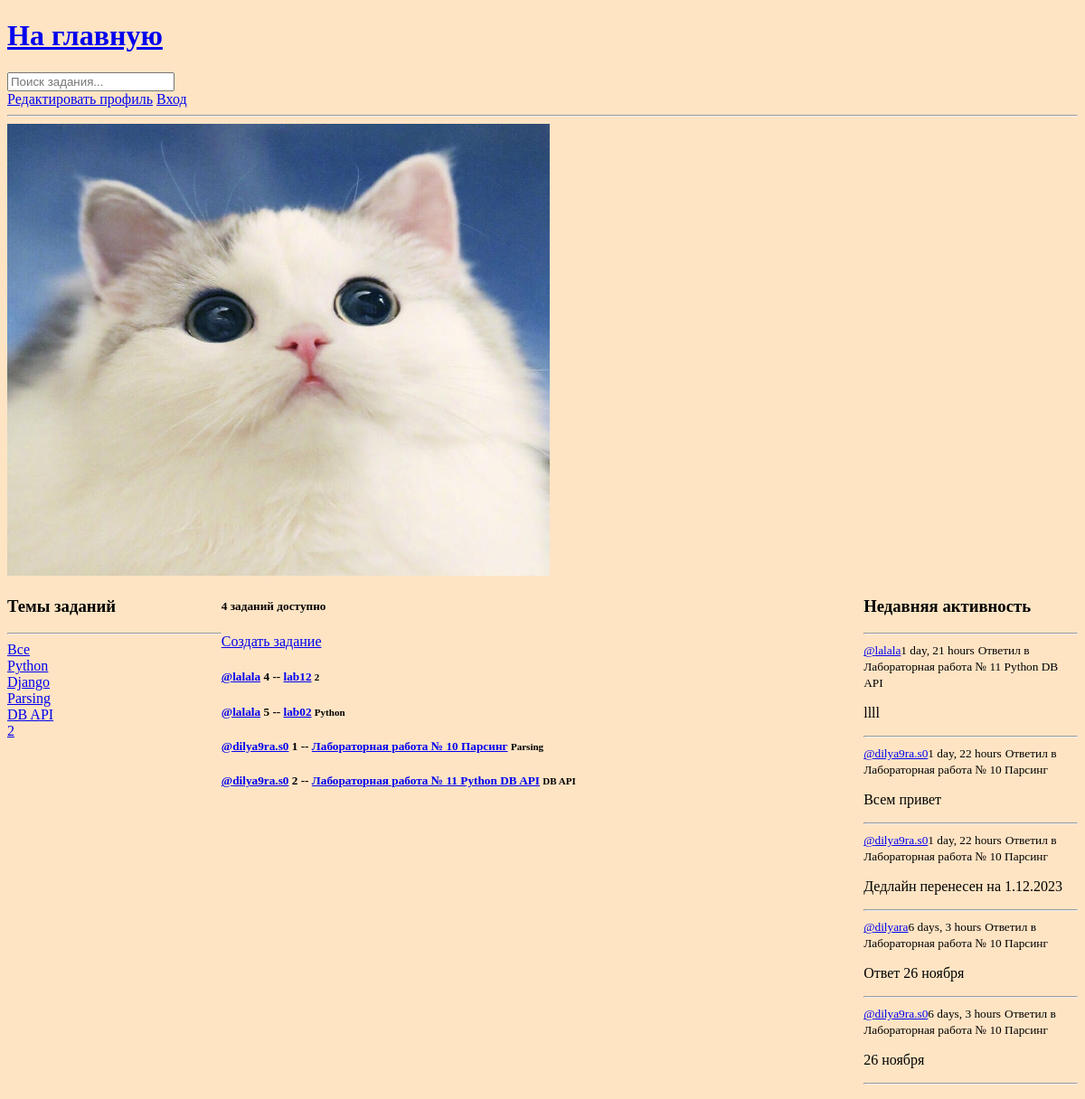
Before: / with the older database file.
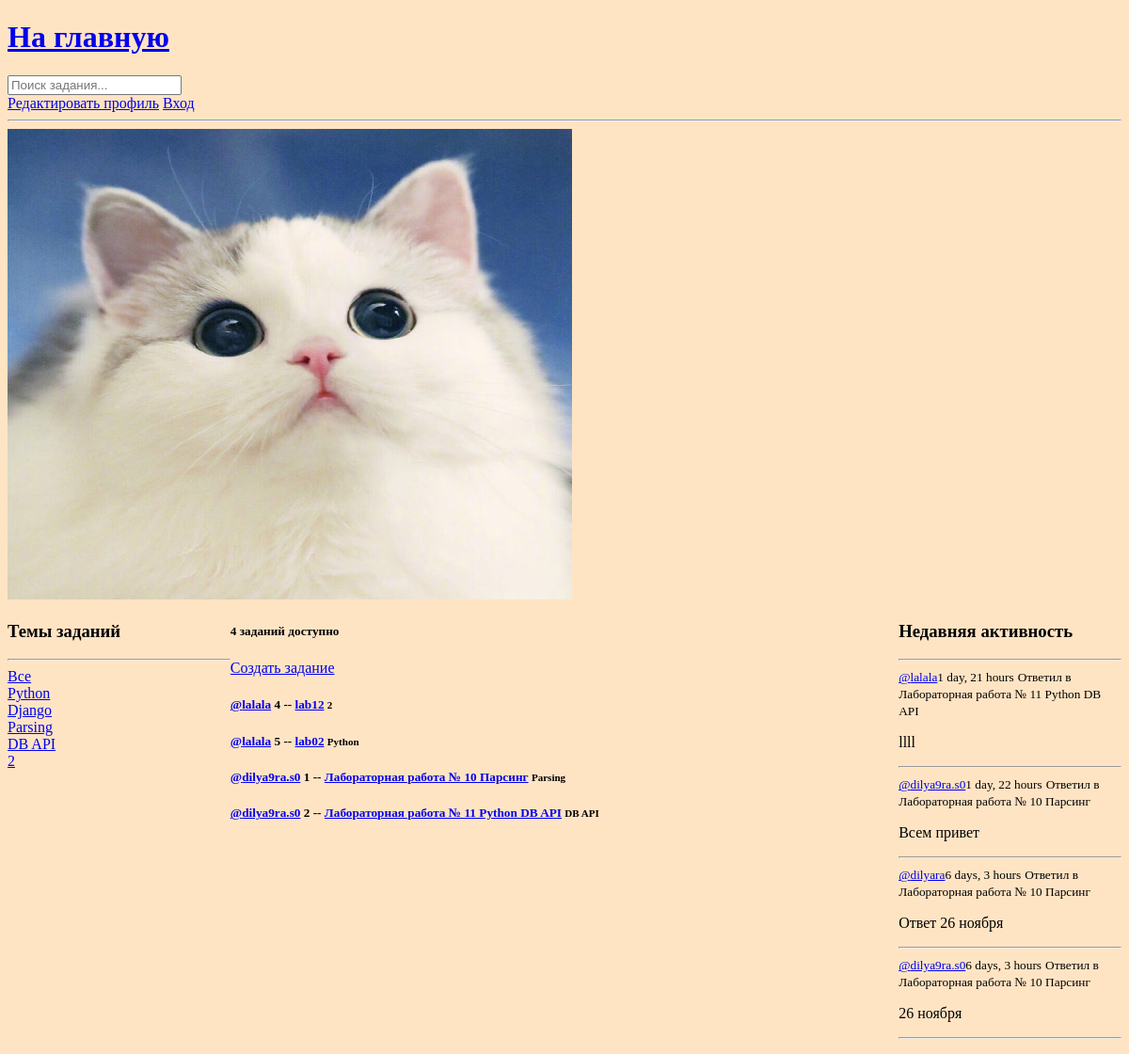
After: the same page with the newer database file.
### base/models.py (models this page shows, shortened)
class Topic(models.Model):
    name=models.CharField(max_length=200)

class Task(models.Model):
    host=models.ForeignKey(User, on_delete=models.SET_NULL, null=True)
    topic=models.ForeignKey(Topic, on_delete=models.SET_NULL, null=True)
    name=models.CharField(max_length=200)
    description=models.TextField(null=True, blank=True)
    participants=models.ManyToManyField(User, related_name='participants',blank=True)
    updated = models.DateTimeField(auto_now=True)
    created=models.DateTimeField(auto_now_add=True)
    class Meta:
        ordering=['-updated','-created']
    def __str__(self):
        return self.name

class Message(models.Model):
    user=models.ForeignKey(User, on_delete=models.CASCADE)
    task=models.ForeignKey(Task, on_delete=models.CASCADE)
    body=models.TextField()
    updated = models.DateTimeField(auto_now=True)
    created=models.DateTimeField(auto_now_add=True)
    class Meta:
        ordering=['-updated','-created']
    def __str__(self):
        return self.body[0:50]

### base/views.py (the view)
# urls.py: path('', views.home, name="home"),
def home(request):
    q=request.GET.get('q') if request.GET.get('q')!=None else ''
    tasks = Task.objects.filter(
        Q(topic__name__icontains=q) |
        Q(name__icontains=q) |
        Q(description__icontains=q)
    )
    topics=Topic.objects.all()
    task_count=tasks.count()
    task_messages=Message.objects.all().filter(Q(task__topic__name__icontains=q))
    context = {'tasks': tasks,'topics':topics,'task_count':task_count, 'task_messages':task_messages}
    return render(request, 'base/home.html', context)

### base/templates/base/home.html (shortened to what this page needs)
{% extends 'main.html' %}
{%block content %}
<div class="home-container">
    <div>
       {% include 'base/topics_component.html' %}
    </div>
    <div>
        <h5>{{task_count}} заданий доступно</h5>
        <a href="{% url 'create-task' %}">Создать задание</a>
        <div>
            {% include 'base/feed_component.html' %}
        </div>
    </div>
    <div>
        {% include 'base/activity_component.html' %}
    </div>
</div>
{% endblock content %}

### base/templates/base/topics_component.html
<h3>Темы заданий</h3>
<hr>
<div>
    <a href="{% url 'home' %}">Все</a>
</div>
{% for topic in topics %}
    <div>
        <a href="{% url 'home' %}?q={{topic.name}}">{{topic.name}}</a>
    </div>
{% endfor %}

### base/templates/base/feed_component.html (shortened to what this page needs)
{% for task in tasks %}
            <div>
                <h5>
                    <a href="{% url 'user-profile' task.host.id %}"> @{{task.host.username}}</a>
                    {{task.id}} -- <a href="{% url 'task' task.id %}"> {{task.name}}</a>
                    <small>{{task.topic.name}}</small>
                </h5>
            </div>
            {% endfor %}

### base/templates/base/activity_component.html (shortened to what this page needs)
<h3>Недавняя активность</h3>
        <hr>
        {% for message in task_messages %}
            <div>
                <small><a href="{% url 'user-profile' message.user.id %}">@{{message.user}}</a>{{message.created|timesince}}</small>
                <small >Ответил в {{message.task}}</small>
                <p>{{message}}</p>
                <hr>
            </div>
        {% endfor %}

Changed rows visible on the page:
removed Message: user "dilya9ra.s0", created "1 day, 22 hours", task "Лабораторная работа № 10 Парсинг", body "Дедлайн перенесен на 1.12.2023"
